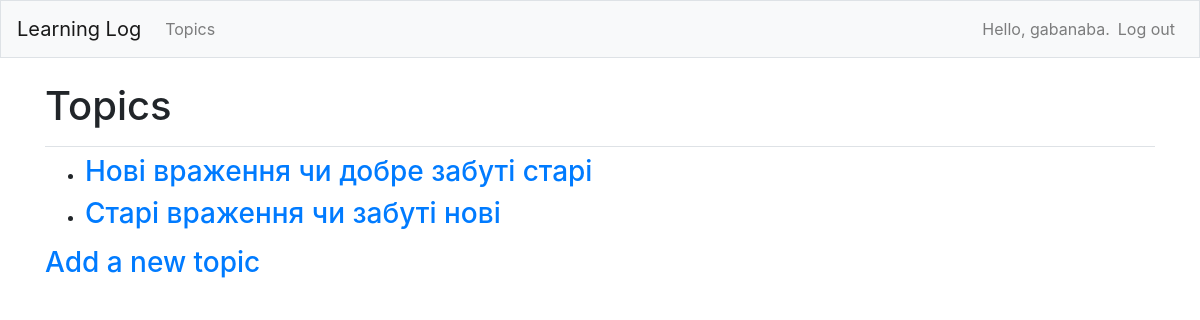
The page /topics/ (signed in) on the database its author committed.
### learning_logs/models.py (models this page shows)
class Topic(models.Model):
    text = models.CharField(max_length=200)
    date_added = models.DateTimeField(auto_now_add=True)
    owner = models.ForeignKey(User, on_delete=models.CASCADE)
    def __str__(self):
        return self.text

### learning_logs/views.py (the view)
# urls.py: path('topics/', views.topics, name='topics'),
@login_required
def topics(request):
    topics = Topic.objects.filter(owner=request.user).order_by('date_added')
    context = {'topics': topics}
    return render(request, 'learning_logs/topics.html', context)

### learning_logs/templates/learning_logs/topics.html
{% extends "learning_logs/base.html" %}
{% block page_header %}
    <h1>Topics</h1>
{% endblock page_header %}
{% block content %}
    <ul>
        {% for topic in topics %}
            <li><h3>
                <a href="{% url 'learning_logs:topic' topic.id %}">{{ topic }}
                </a>
            </h3></li>
        {% empty %}
        <li><h3>No topics have been added yet.</h3></li>
        {% endfor %}
    </ul>
    <h3><a href="{% url 'learning_logs:new_topic' %}">Add a new topic</a></h3>
{% endblock content %}

### learning_logs/templates/learning_logs/base.html (shortened to what this page needs)
{% load bootstrap4 %}
<!doctype html>
<html lang="en">
<head>
    {% bootstrap_css %}
</head>
<body>
<nav class="navbar navbar-expand-md navbar-light bg-light mb-4 border">
    <a class="navbar-brand" href="{% url 'learning_logs:index' %}">
        Learning Log</a>
    <div class="collapse navbar-collapse" id="navbarCollapse">
        <ul class="navbar-nav mr-auto">
            <li class="nav-item">
                <a class="nav-link" href="{% url 'learning_logs:topics' %}">
                    Topics</a></li>
        </ul>
        <ul class="navbar-nav ml-auto">
            {% if user.is_authenticated %}
            <li class="nav-item">
                <span class="navbar-text">Hello, {{ user.username }}.</span>
            </li>
            <li class="nav-item">
                <a class="nav-link" href="{% url 'users:logout' %}">
                    Log out</a>
            </li>
            {% endif %}
        </ul>
    </div>
</nav>
<main role="main" class="container">
    <div class="pb-2 mb-2 border-bottom">
        {% block page_header %}{% endblock page_header %}
    </div>
    <div>
        {% block content %} {% endblock content %}
    </div>
</main>
</body>
</html>

### rows shown on the page
Topic: text "Нові враження чи добре забуті старі"
Topic: text "Старі враження чи забуті нові"

### other values the page prints
{{ user.username }} "gabanaba"
